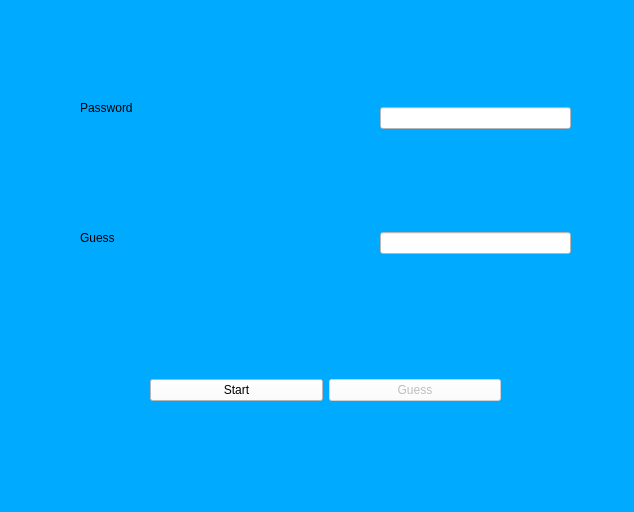
<?xml version="1.0" encoding="UTF-8"?>
<ui version="4.0">
 <class>MainWindow</class>
 <widget class="QMainWindow" name="MainWindow">
  <property name="geometry">
   <rect>
    <x>0</x>
    <y>0</y>
    <width>634</width>
    <height>512</height>
   </rect>
  </property>
  <property name="windowTitle">
   <string>MainWindow</string>
  </property>
  <property name="styleSheet">
   <string notr="true">background-color: rgb(0, 170, 255);</string>
  </property>
  <widget class="QWidget" name="centralwidget">
   <widget class="QWidget" name="verticalLayoutWidget_2">
    <property name="geometry">
     <rect>
      <x>380</x>
      <y>10</y>
      <width>191</width>
      <height>341</height>
     </rect>
    </property>
    <layout class="QVBoxLayout" name="verticalLayout_2">
     <item>
      <widget class="QLineEdit" name="ln_password">
       <property name="styleSheet">
        <string notr="true">background-color: rgb(255, 255, 255);</string>
       </property>
      </widget>
     </item>
     <item>
      <widget class="QLineEdit" name="ln_guess">
       <property name="enabled">
        <bool>false</bool>
       </property>
       <property name="styleSheet">
        <string notr="true">background-color: rgb(255, 255, 255);</string>
       </property>
      </widget>
     </item>
    </layout>
   </widget>
   <widget class="QWidget" name="horizontalLayoutWidget">
    <property name="geometry">
     <rect>
      <x>150</x>
      <y>350</y>
      <width>351</width>
      <height>80</height>
     </rect>
    </property>
    <layout class="QHBoxLayout" name="horizontalLayout">
     <item>
      <widget class="QPushButton" name="btn_start">
       <property name="enabled">
        <bool>true</bool>
       </property>
       <property name="styleSheet">
        <string notr="true">background-color: rgb(255, 255, 255);</string>
       </property>
       <property name="text">
        <string>Start</string>
       </property>
      </widget>
     </item>
     <item>
      <widget class="QPushButton" name="btn_guess">
       <property name="enabled">
        <bool>false</bool>
       </property>
       <property name="styleSheet">
        <string notr="true">background-color: rgb(255, 255, 255);</string>
       </property>
       <property name="text">
        <string>Guess</string>
       </property>
      </widget>
     </item>
    </layout>
   </widget>
   <widget class="QLabel" name="label">
    <property name="geometry">
     <rect>
      <x>80</x>
      <y>100</y>
      <width>121</width>
      <height>16</height>
     </rect>
    </property>
    <property name="text">
     <string>Password</string>
    </property>
   </widget>
   <widget class="QLabel" name="label_2">
    <property name="geometry">
     <rect>
      <x>80</x>
      <y>230</y>
      <width>101</width>
      <height>16</height>
     </rect>
    </property>
    <property name="text">
     <string>Guess</string>
    </property>
   </widget>
   <zorder>verticalLayoutWidget_2</zorder>
   <zorder>horizontalLayoutWidget</zorder>
   <zorder>lb_result</zorder>
   <zorder>label</zorder>
   <zorder>label_2</zorder>
  </widget>
  <widget class="QMenuBar" name="menubar">
   <property name="geometry">
    <rect>
     <x>0</x>
     <y>0</y>
     <width>634</width>
     <height>21</height>
    </rect>
   </property>
  </widget>
  <widget class="QStatusBar" name="statusbar"/>
 </widget>
 <resources/>
 <connections/>
</ui>
